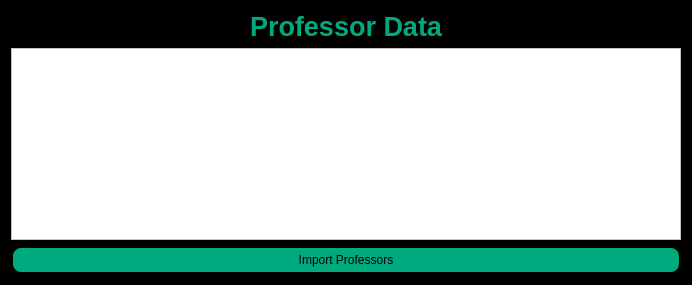
           <widget class="QWidget" name="tab_2">
            <property name="styleSheet">
             <string notr="true">background-color: rgb(0, 0, 0);
color: rgb(255, 255, 255);</string>
            </property>
            <attribute name="title">
             <string>Professors</string>
            </attribute>
            <layout class="QGridLayout" name="gridLayout_30">
             <item row="2" column="0">
              <widget class="QPushButton" name="pushButton_30">
               <property name="sizePolicy">
                <sizepolicy hsizetype="Fixed" vsizetype="Fixed">
                 <horstretch>0</horstretch>
                 <verstretch>0</verstretch>
                </sizepolicy>
               </property>
               <property name="minimumSize">
                <size>
                 <width>670</width>
                 <height>0</height>
                </size>
               </property>
               <property name="styleSheet">
                <string notr="true">color: rgb(0, 0, 0);
background-color: rgb(0, 170, 127);
border-width: 2px;        
  border-style: solid;
  border-radius: 10px;
  padding:5px;</string>
               </property>
               <property name="text">
                <string>Import Professors</string>
               </property>
              </widget>
             </item>
             <item row="1" column="0">
              <widget class="QTableWidget" name="tableWidget">
               <property name="sizePolicy">
                <sizepolicy hsizetype="Fixed" vsizetype="Expanding">
                 <horstretch>0</horstretch>
                 <verstretch>0</verstretch>
                </sizepolicy>
               </property>
               <property name="minimumSize">
                <size>
                 <width>670</width>
                 <height>0</height>
                </size>
               </property>
               <property name="styleSheet">
                <string notr="true">selection-background-color: rgb(0, 170, 127);
color: rgb(0, 0, 0);
background-color: rgb(255, 255, 255);
alternate-background-color: rgb(0, 170, 127);</string>
               </property>
               <property name="alternatingRowColors">
                <bool>true</bool>
               </property>
              </widget>
             </item>
             <item row="0" column="0">
              <widget class="QLabel" name="label_10">
               <property name="font">
                <font>
                 <pointsize>20</pointsize>
                 <bold>true</bold>
                </font>
               </property>
               <property name="styleSheet">
                <string notr="true">color: rgb(0, 170, 127);</string>
               </property>
               <property name="text">
                <string>Professor Data</string>
               </property>
               <property name="alignment">
                <set>Qt::AlignCenter</set>
               </property>
              </widget>
             </item>
            </layout>
           </widget>
